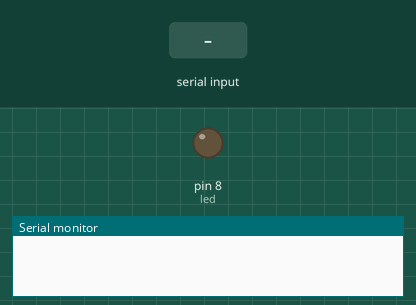
The sketch below on a simulated Arduino Uno, built with avr-gcc and run on an emulated ATmega328P. Parts: output pins drawn as LEDs (lit = HIGH), the last lines printed to the serial monitor. Inputs (shaded band) come from the test bench.

Above: at 1.2 s.
1.3 s: "U" received over the second serial link
At 2.5 s:
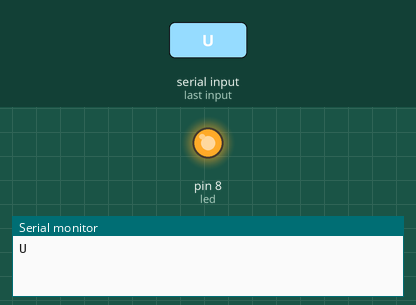
2.8 s: "O" received over the second serial link
At 3.6 s:
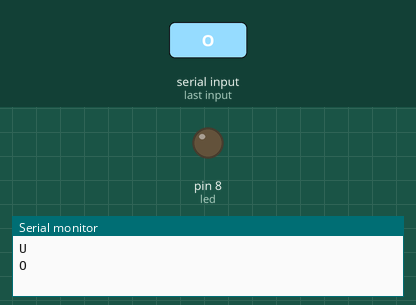
Timing chart, 0 to 5.8 s (numbered marks = the images above; inputs shaded):
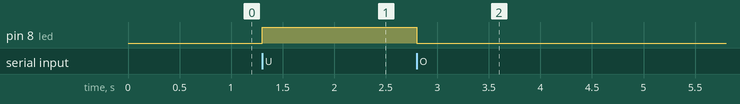

Measured:
- after the input at 1.3 s, pin 8 (led): LOW → HIGH at once
- after the input at 2.8 s, pin 8 (led): HIGH → LOW at once

The sketch:

Bluetooth_LED_ctrl.ino
```cpp
/*
WRITTEN BY THE TECHKHID
ASUSTEM ROBOTICS-LENOVO TRANSFORME
ARDUINO LESSON-(Introduction to the Bluetooth Module---Project)
*/

//Include SoftwareSerial library
#include <SoftwareSerial.h>

//variable to store bluetooth commands and assign led pin
char data;
int led = 8;

//Create a SoftwareSerial Object
SoftwareSerial bt(3, 2);// Rx, Tx

void setup() {
// put your setup code here, to run once:

    //setup pin mode
    pinMode(led, OUTPUT);

    //Initialize bluetooth Serial communication
    bt.begin(9600);

    //Initialize Serial communication
    Serial.begin(9600);

}

void loop() {
// put your main code here, to run repeatedly:

    //check if there's any command
  if (bt.available() > 0){

    // read any bluetooth command and assign to data variable
    data = bt.read();

    //print to serial monitor
    Serial.println(data);

    //link commands to led state
    if (data == 'U'){
      digitalWrite(led, HIGH);
    }
    else if (data == 'O'){
      digitalWrite(led, LOW);
    }
  }

}
```
